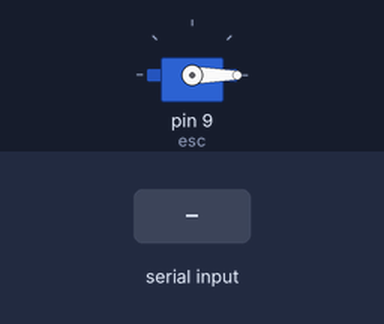
Simulated run of this sketch. Board: Arduino Uno, built with avr-gcc and run on an emulated ATmega328P. Shown: servo. Inputs (shaded band) come from the test bench. What the sketch prints to the serial monitor is not drawn.

Above: at 1.2 s.
1.3 s: "90,45\n" received over Serial
Timing chart, 0 to 4.3 s (numbered marks = the images above; inputs shaded):
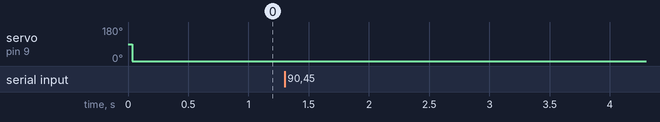

The sketch:

esc_control.ino
```cpp
/*
 * Esc control programmer for Arduino
 * made with love by AlexisTM
 */
#include <Servo.h>
int value = 0;

Servo esc;
void setup() {
  esc.attach(9);
  Serial.begin(115200);
  Serial.println(F("Welcome to the ESC programmer.\n"));
  Serial.println(F("Send an int which is the time in µS the PWM will be up."));
  Serial.println(F("0 is to stop it, 900 is the minimum, 2000 is the maximum"));
  Serial.println(F("To start the programmation, connect pin 9 to ESC signal (orange or yellow)"));
  Serial.println(F("                                      GND to esc GND (brown)"));
  Serial.println(F("Then, send a PWM of 2000 and power on the ESC. "));
  Serial.println(F("It will not rotate and you will hear bips according to your ESC.\n\n"));
  Serial.println(F("Waiting your command (send an int though serial from 900 to 2000).\n\n"));
}

void loop() {
  esc.writeMicroseconds(value);
  if(Serial.available()){
    value = Serial.parseInt();
    Serial.print(F("Writing: "));
    Serial.print(value);
    Serial.println(F("us"));
  }
}
```

Measured:
- after the input at 1.3 s, every drawn part: stays the same
